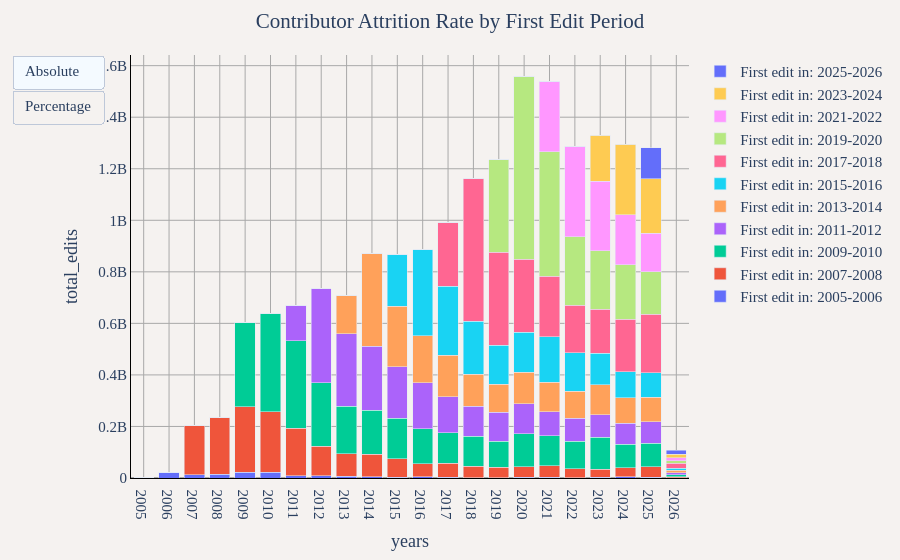

The cell this chart's notebook holds for it:
### Markdown cell above
## Contributor Attrition Rate by First Edit Period (Yearly)
This shows the contribution patterns of users grouped by their first edit period (2-year periods), displaying the percentage of total yearly edits from each cohort.

### Code cell
sql_query = """
WITH user_first_edit AS (
    -- Find the first edit year for each user
    SELECT 
        user_name,
        MIN(year) as first_edit_year
    FROM 
        read_parquet('../changeset_data/year=*/month=*/*.parquet')
    GROUP BY 
        user_name
),
year_user_edits AS (
    -- Sum edits by year and user
    SELECT 
        year,
        user_name,
        SUM(edit_count) as total_edits
    FROM 
        read_parquet('../changeset_data/year=*/month=*/*.parquet')
    GROUP BY 
        year, user_name
),
merged_data AS (
    -- Join to get first edit year for each user's yearly edits
    SELECT 
        y.year,
        y.user_name,
        y.total_edits,
        u.first_edit_year,
        CASE 
            -- Create 2-year periods based on odd/even years
            WHEN u.first_edit_year % 2 = 1 THEN 
                CONCAT('First edit in: ', CAST(u.first_edit_year AS VARCHAR), '-', CAST(u.first_edit_year + 1 AS VARCHAR))
            ELSE 
                CONCAT('First edit in: ', CAST(u.first_edit_year - 1 AS VARCHAR), '-', CAST(u.first_edit_year AS VARCHAR))
        END as first_edit_period
    FROM 
        year_user_edits y
    JOIN 
        user_first_edit u ON y.user_name = u.user_name
),
grouped_data AS (
    SELECT 
        CAST(year AS VARCHAR) as years,
        first_edit_period,
        SUM(total_edits) as total_edits
    FROM 
        merged_data
    GROUP BY 
        year, first_edit_period
)
SELECT 
    years,
    first_edit_period,
    total_edits,
    ROUND(100.0 * total_edits / SUM(total_edits) OVER (PARTITION BY years), 2) as percentage
FROM 
    grouped_data
ORDER BY 
    years, first_edit_period
"""
df = duckdb.sql(sql_query).df()

util.show_figure(
    [
        util.FigureConfig(
            title="Contributor Attrition Rate by First Edit Period",
            label="Absolute",
            x_col="years",
            y_col="total_edits",
            query_or_df=df,
            group_col="first_edit_period",
            plot_type="bar",
            trace_names=util.get_trace_names(df, "first_edit_period", "years", "total_edits", "unique"),
        ),
        util.FigureConfig(
            title="Percentage of Edits by First Edit Period",
            label="Percentage",
            x_col="years",
            y_col="percentage",
            query_or_df=df,
            group_col="first_edit_period",
            plot_type="bar",
        ),
    ]
)

### Figure 1 — Plotly figure (JSON) as saved in the notebook; plotly's stock layout.template omitted (floating-point values rounded to 4 significant figures)
{"data": [{"hovertemplate": "First edit in: 2005-2006<br>%{x}<br>%{y:,} total_edits<extra></extra>", "name": "First edit in: 2005-2006", "type": "bar", "visible": true, "x": ["2005", "2006", "2007", "2008", "2009", "2010", "2011", "2012", "2013", "2014", "2015", "2016", "2017", "2018", "2019", "2020", "2021", "2022", "2023", "2024", "2025", "2026"], "y": [158800.0, 21840000.0, 11710000.0, 14160000.0, 22160000.0, 21560000.0, 8498000.0, 8784000.0, 6644000.0, 4907000.0, 3458000.0, 4080000.0, 2656000.0, 1713000.0, 1657000.0, 2498000.0, 2022000.0, 1745000.0, 2026000.0, 5516000.0, 2110000.0, 236500.0]}, {"hovertemplate": "First edit in: 2007-2008<br>%{x}<br>%{y:,} total_edits<extra></extra>", "name": "First edit in: 2007-2008", "type": "bar", "visible": true, "x": ["2005", "2006", "2007", "2008", "2009", "2010", "2011", "2012", "2013", "2014", "2015", "2016", "2017", "2018", "2019", "2020", "2021", "2022", "2023", "2024", "2025", "2026"], "y": [0.0, 0.0, 192300000.0, 222400000.0, 254600000.0, 234800000.0, 184600000.0, 114400000.0, 87290000.0, 87870000.0, 70730000.0, 52070000.0, 54730000.0, 43540000.0, 40770000.0, 42010000.0, 46040000.0, 34910000.0, 32830000.0, 33990000.0, 42480000.0, 4420000.0]}, {"hovertemplate": "First edit in: 2009-2010<br>%{x}<br>%{y:,} total_edits<extra></extra>", "name": "First edit in: 2009-2010", "type": "bar", "visible": true, "x": ["2005", "2006", "2007", "2008", "2009", "2010", "2011", "2012", "2013", "2014", "2015", "2016", "2017", "2018", "2019", "2020", "2021", "2022", "2023", "2024", "2025", "2026"], "y": [0.0, 0.0, 0.0, 0.0, 327600000.0, 382300000.0, 339500000.0, 246600000.0, 183700000.0, 169300000.0, 157800000.0, 134300000.0, 118400000.0, 116800000.0, 100800000.0, 126700000.0, 116000000.0, 106400000.0, 124100000.0, 91290000.0, 90630000.0, 8016000.0]}, {"hovertemplate": "First edit in: 2011-2012<br>%{x}<br>%{y:,} total_edits<extra></extra>", "name": "First edit in: 2011-2012", "type": "bar", "visible": true, "x": ["2005", "2006", "2007", "2008", "2009", "2010", "2011", "2012", "2013", "2014", "2015", "2016", "2017", "2018", "2019", "2020", "2021", "2022", "2023", "2024", "2025", "2026"], "y": [0.0, 0.0, 0.0, 0.0, 0.0, 0.0, 137100000.0, 364600000.0, 282400000.0, 248900000.0, 200500000.0, 179800000.0, 138600000.0, 117100000.0, 112700000.0, 117400000.0, 92870000.0, 88080000.0, 86190000.0, 81180000.0, 82400000.0, 7527000.0]}, {"hovertemplate": "First edit in: 2013-2014<br>%{x}<br>%{y:,} total_edits<extra></extra>", "name": "First edit in: 2013-2014", "type": "bar", "visible": true, "x": ["2005", "2006", "2007", "2008", "2009", "2010", "2011", "2012", "2013", "2014", "2015", "2016", "2017", "2018", "2019", "2020", "2021", "2022", "2023", "2024", "2025", "2026"], "y": [0.0, 0.0, 0.0, 0.0, 0.0, 0.0, 0.0, 0.0, 146700000.0, 360800000.0, 233800000.0, 181200000.0, 161700000.0, 123600000.0, 107700000.0, 121800000.0, 115300000.0, 106100000.0, 116200000.0, 100400000.0, 96020000.0, 9017000.0]}, {"hovertemplate": "First edit in: 2015-2016<br>%{x}<br>%{y:,} total_edits<extra></extra>", "name": "First edit in: 2015-2016", "type": "bar", "visible": true, "x": ["2005", "2006", "2007", "2008", "2009", "2010", "2011", "2012", "2013", "2014", "2015", "2016", "2017", "2018", "2019", "2020", "2021", "2022", "2023", "2024", "2025", "2026"], "y": [0.0, 0.0, 0.0, 0.0, 0.0, 0.0, 0.0, 0.0, 0.0, 0.0, 201300000.0, 333400000.0, 268900000.0, 204600000.0, 152500000.0, 155700000.0, 176300000.0, 148300000.0, 121800000.0, 100100000.0, 95020000.0, 8347000.0]}, {"hovertemplate": "First edit in: 2017-2018<br>%{x}<br>%{y:,} total_edits<extra></extra>", "name": "First edit in: 2017-2018", "type": "bar", "visible": true, "x": ["2005", "2006", "2007", "2008", "2009", "2010", "2011", "2012", "2013", "2014", "2015", "2016", "2017", "2018", "2019", "2020", "2021", "2022", "2023", "2024", "2025", "2026"], "y": [0.0, 0.0, 0.0, 0.0, 0.0, 0.0, 0.0, 0.0, 0.0, 0.0, 0.0, 0.0, 245500000.0, 555900000.0, 360000000.0, 282900000.0, 234700000.0, 185500000.0, 171300000.0, 203300000.0, 227600000.0, 19130000.0]}, {"hovertemplate": "First edit in: 2019-2020<br>%{x}<br>%{y:,} total_edits<extra></extra>", "name": "First edit in: 2019-2020", "type": "bar", "visible": true, "x": ["2005", "2006", "2007", "2008", "2009", "2010", "2011", "2012", "2013", "2014", "2015", "2016", "2017", "2018", "2019", "2020", "2021", "2022", "2023", "2024", "2025", "2026"], "y": [0.0, 0.0, 0.0, 0.0, 0.0, 0.0, 0.0, 0.0, 0.0, 0.0, 0.0, 0.0, 0.0, 0.0, 358100000.0, 710400000.0, 483700000.0, 265300000.0, 228300000.0, 210900000.0, 163500000.0, 9662000.0]}, {"hovertemplate": "First edit in: 2021-2022<br>%{x}<br>%{y:,} total_edits<extra></extra>", "name": "First edit in: 2021-2022", "type": "bar", "visible": true, "x": ["2005", "2006", "2007", "2008", "2009", "2010", "2011", "2012", "2013", "2014", "2015", "2016", "2017", "2018", "2019", "2020", "2021", "2022", "2023", "2024", "2025", "2026"], "y": [0.0, 0.0, 0.0, 0.0, 0.0, 0.0, 0.0, 0.0, 0.0, 0.0, 0.0, 0.0, 0.0, 0.0, 0.0, 0.0, 272700000.0, 351100000.0, 269000000.0, 194300000.0, 149400000.0, 11920000.0]}, {"hovertemplate": "First edit in: 2023-2024<br>%{x}<br>%{y:,} total_edits<extra></extra>", "name": "First edit in: 2023-2024", "type": "bar", "visible": true, "x": ["2005", "2006", "2007", "2008", "2009", "2010", "2011", "2012", "2013", "2014", "2015", "2016", "2017", "2018", "2019", "2020", "2021", "2022", "2023", "2024", "2025", "2026"], "y": [0.0, 0.0, 0.0, 0.0, 0.0, 0.0, 0.0, 0.0, 0.0, 0.0, 0.0, 0.0, 0.0, 0.0, 0.0, 0.0, 0.0, 0.0, 178000000.0, 274900000.0, 211800000.0, 13940000.0]}, {"hovertemplate": "First edit in: 2025-2026<br>%{x}<br>%{y:,} total_edits<extra></extra>", "name": "First edit in: 2025-2026", "type": "bar", "visible": true, "x": ["2005", "2006", "2007", "2008", "2009", "2010", "2011", "2012", "2013", "2014", "2015", "2016", "2017", "2018", "2019", "2020", "2021", "2022", "2023", "2024", "2025", "2026"], "y": [0.0, 0.0, 0.0, 0.0, 0.0, 0.0, 0.0, 0.0, 0.0, 0.0, 0.0, 0.0, 0.0, 0.0, 0.0, 0.0, 0.0, 0.0, 0.0, 0.0, 121300000.0, 15960000.0]}, {"hovertemplate": "First edit in: 2005-2006<br>%{x}<br>%{y:,} percentage<extra></extra>", "name": "First edit in: 2005-2006", "type": "bar", "visible": false, "x": ["2005", "2006", "2007", "2008", "2009", "2010", "2011", "2012", "2013", "2014", "2015", "2016", "2017", "2018", "2019", "2020", "2021", "2022", "2023", "2024", "2025", "2026"], "y": [100.0, 100.0, 5.74, 5.99, 3.67, 3.38, 1.27, 1.2, 0.94, 0.56, 0.4, 0.46, 0.27, 0.15, 0.13, 0.16, 0.13, 0.14, 0.15, 0.43, 0.16, 0.22]}, {"hovertemplate": "First edit in: 2007-2008<br>%{x}<br>%{y:,} percentage<extra></extra>", "name": "First edit in: 2007-2008", "type": "bar", "visible": false, "x": ["2005", "2006", "2007", "2008", "2009", "2010", "2011", "2012", "2013", "2014", "2015", "2016", "2017", "2018", "2019", "2020", "2021", "2022", "2023", "2024", "2025", "2026"], "y": [0.0, 0.0, 94.26, 94.01, 42.13, 36.77, 27.56, 15.57, 12.35, 10.08, 8.15, 5.88, 5.53, 3.74, 3.3, 2.69, 2.99, 2.71, 2.47, 2.62, 3.31, 4.09]}, {"hovertemplate": "First edit in: 2009-2010<br>%{x}<br>%{y:,} percentage<extra></extra>", "name": "First edit in: 2009-2010", "type": "bar", "visible": false, "x": ["2005", "2006", "2007", "2008", "2009", "2010", "2011", "2012", "2013", "2014", "2015", "2016", "2017", "2018", "2019", "2020", "2021", "2022", "2023", "2024", "2025", "2026"], "y": [0.0, 0.0, 0.0, 0.0, 54.2, 59.86, 50.7, 33.58, 26.0, 19.42, 18.18, 15.17, 11.95, 10.04, 8.16, 8.13, 7.53, 8.27, 9.33, 7.04, 7.07, 7.41]}, {"hovertemplate": "First edit in: 2011-2012<br>%{x}<br>%{y:,} percentage<extra></extra>", "name": "First edit in: 2011-2012", "type": "bar", "visible": false, "x": ["2005", "2006", "2007", "2008", "2009", "2010", "2011", "2012", "2013", "2014", "2015", "2016", "2017", "2018", "2019", "2020", "2021", "2022", "2023", "2024", "2025", "2026"], "y": [0.0, 0.0, 0.0, 0.0, 0.0, 0.0, 20.47, 49.65, 39.96, 28.55, 23.11, 20.32, 13.99, 10.07, 9.13, 7.53, 6.03, 6.84, 6.48, 6.26, 6.43, 6.96]}, {"hovertemplate": "First edit in: 2013-2014<br>%{x}<br>%{y:,} percentage<extra></extra>", "name": "First edit in: 2013-2014", "type": "bar", "visible": false, "x": ["2005", "2006", "2007", "2008", "2009", "2010", "2011", "2012", "2013", "2014", "2015", "2016", "2017", "2018", "2019", "2020", "2021", "2022", "2023", "2024", "2025", "2026"], "y": [0.0, 0.0, 0.0, 0.0, 0.0, 0.0, 0.0, 0.0, 20.75, 41.39, 26.95, 20.48, 16.33, 10.62, 8.72, 7.81, 7.49, 8.24, 8.74, 7.74, 7.49, 8.34]}, {"hovertemplate": "First edit in: 2015-2016<br>%{x}<br>%{y:,} percentage<extra></extra>", "name": "First edit in: 2015-2016", "type": "bar", "visible": false, "x": ["2005", "2006", "2007", "2008", "2009", "2010", "2011", "2012", "2013", "2014", "2015", "2016", "2017", "2018", "2019", "2020", "2021", "2022", "2023", "2024", "2025", "2026"], "y": [0.0, 0.0, 0.0, 0.0, 0.0, 0.0, 0.0, 0.0, 0.0, 0.0, 23.2, 37.68, 27.15, 17.59, 12.35, 9.99, 11.45, 11.52, 9.16, 7.72, 7.41, 7.72]}, {"hovertemplate": "First edit in: 2017-2018<br>%{x}<br>%{y:,} percentage<extra></extra>", "name": "First edit in: 2017-2018", "type": "bar", "visible": false, "x": ["2005", "2006", "2007", "2008", "2009", "2010", "2011", "2012", "2013", "2014", "2015", "2016", "2017", "2018", "2019", "2020", "2021", "2022", "2023", "2024", "2025", "2026"], "y": [0.0, 0.0, 0.0, 0.0, 0.0, 0.0, 0.0, 0.0, 0.0, 0.0, 0.0, 0.0, 24.79, 47.79, 29.17, 18.14, 15.25, 14.41, 12.88, 15.69, 17.75, 17.69]}, {"hovertemplate": "First edit in: 2019-2020<br>%{x}<br>%{y:,} percentage<extra></extra>", "name": "First edit in: 2019-2020", "type": "bar", "visible": false, "x": ["2005", "2006", "2007", "2008", "2009", "2010", "2011", "2012", "2013", "2014", "2015", "2016", "2017", "2018", "2019", "2020", "2021", "2022", "2023", "2024", "2025", "2026"], "y": [0.0, 0.0, 0.0, 0.0, 0.0, 0.0, 0.0, 0.0, 0.0, 0.0, 0.0, 0.0, 0.0, 0.0, 29.01, 45.56, 31.42, 20.61, 17.17, 16.28, 12.75, 8.93]}, {"hovertemplate": "First edit in: 2021-2022<br>%{x}<br>%{y:,} percentage<extra></extra>", "name": "First edit in: 2021-2022", "type": "bar", "visible": false, "x": ["2005", "2006", "2007", "2008", "2009", "2010", "2011", "2012", "2013", "2014", "2015", "2016", "2017", "2018", "2019", "2020", "2021", "2022", "2023", "2024", "2025", "2026"], "y": [0.0, 0.0, 0.0, 0.0, 0.0, 0.0, 0.0, 0.0, 0.0, 0.0, 0.0, 0.0, 0.0, 0.0, 0.0, 0.0, 17.71, 27.27, 20.23, 14.99, 11.65, 11.02]}, {"hovertemplate": "First edit in: 2023-2024<br>%{x}<br>%{y:,} percentage<extra></extra>", "name": "First edit in: 2023-2024", "type": "bar", "visible": false, "x": ["2005", "2006", "2007", "2008", "2009", "2010", "2011", "2012", "2013", "2014", "2015", "2016", "2017", "2018", "2019", "2020", "2021", "2022", "2023", "2024", "2025", "2026"], "y": [0.0, 0.0, 0.0, 0.0, 0.0, 0.0, 0.0, 0.0, 0.0, 0.0, 0.0, 0.0, 0.0, 0.0, 0.0, 0.0, 0.0, 0.0, 13.39, 21.22, 16.52, 12.89]}, {"hovertemplate": "First edit in: 2025-2026<br>%{x}<br>%{y:,} percentage<extra></extra>", "name": "First edit in: 2025-2026", "type": "bar", "visible": false, "x": ["2005", "2006", "2007", "2008", "2009", "2010", "2011", "2012", "2013", "2014", "2015", "2016", "2017", "2018", "2019", "2020", "2021", "2022", "2023", "2024", "2025", "2026"], "y": [0.0, 0.0, 0.0, 0.0, 0.0, 0.0, 0.0, 0.0, 0.0, 0.0, 0.0, 0.0, 0.0, 0.0, 0.0, 0.0, 0.0, 0.0, 0.0, 0.0, 9.46, 14.75]}], "layout": {"barmode": "stack", "font": {"family": "Times", "size": 15}, "margin": {"b": 55, "l": 55, "r": 55, "t": 55}, "paper_bgcolor": "#f5f2f0", "plot_bgcolor": "#f5f2f0", "title": {"text": "Contributor Attrition Rate by First Edit Period", "x": 0.5}, "updatemenus": [{"buttons": [{"args": [{"visible": [true, true, true, true, true, true, true, true, true, true, true, false, false, false, false, false, false, false, false, false, false, false]}, {"title.text": "Contributor Attrition Rate by First Edit Period", "xaxis.title.text": "years", "yaxis.title.text": "total_edits"}], "label": "Absolute", "method": "update"}, {"args": [{"visible": [false, false, false, false, false, false, false, false, false, false, false, true, true, true, true, true, true, true, true, true, true, true]}, {"title.text": "Percentage of Edits by First Edit Period", "xaxis.title.text": "years", "yaxis.title.text": "percentage"}], "label": "Percentage", "method": "update"}], "type": "buttons"}], "xaxis": {"gridcolor": "darkgray", "linecolor": "black", "showgrid": true, "tickcolor": "black", "title": {"text": "years"}, "zerolinecolor": "darkgray"}, "yaxis": {"gridcolor": "darkgray", "linecolor": "black", "rangemode": "tozero", "showgrid": true, "tickcolor": "black", "title": {"text": "total_edits"}, "zerolinecolor": "darkgray"}}}
